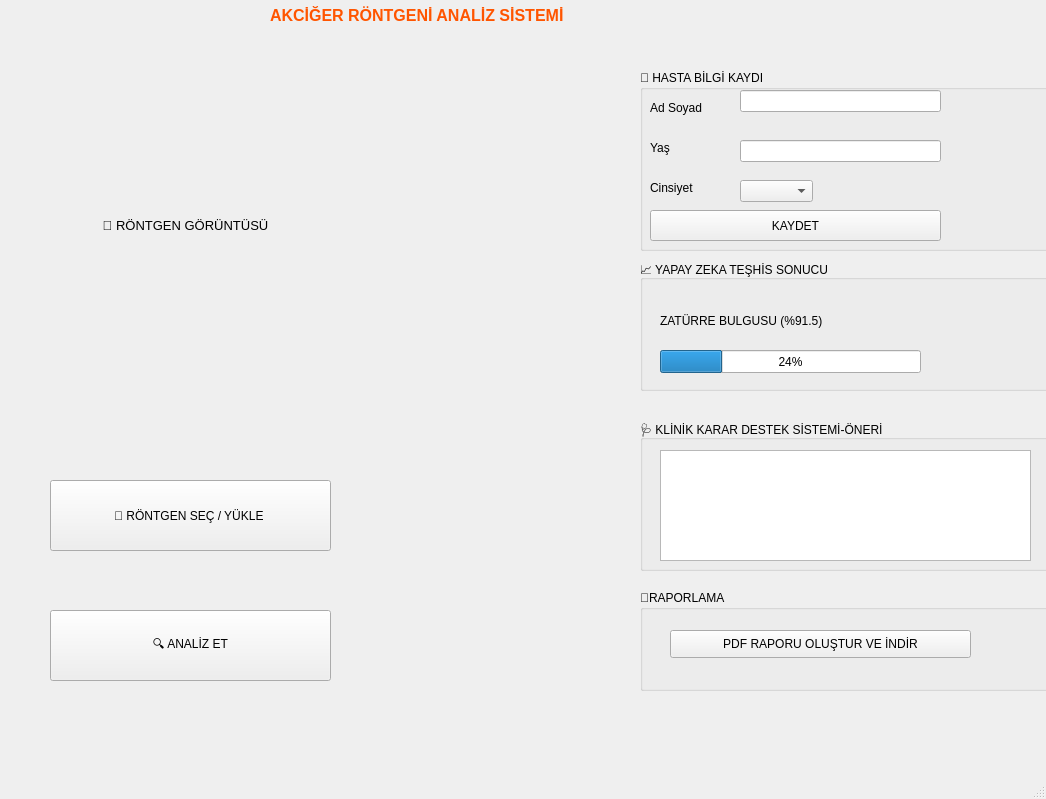
<?xml version="1.0" encoding="UTF-8"?>
<ui version="4.0">
 <class>MainWindow</class>
 <widget class="QMainWindow" name="MainWindow">
  <property name="geometry">
   <rect>
    <x>0</x>
    <y>0</y>
    <width>1046</width>
    <height>799</height>
   </rect>
  </property>
  <property name="windowTitle">
   <string>MainWindow</string>
  </property>
  <widget class="QWidget" name="centralwidget">
   <widget class="QLabel" name="lbl_resim_alani">
    <property name="geometry">
     <rect>
      <x>50</x>
      <y>90</y>
      <width>271</width>
      <height>271</height>
     </rect>
    </property>
    <property name="text">
     <string>&lt;html&gt;&lt;head/&gt;&lt;body&gt;&lt;p align=&quot;center&quot;&gt;&lt;span style=&quot; font-size:10pt;&quot;&gt;📸 RÖNTGEN GÖRÜNTÜSÜ&lt;/span&gt;&lt;/p&gt;&lt;/body&gt;&lt;/html&gt;</string>
    </property>
   </widget>
   <widget class="QPushButton" name="btn_rontgen_sec">
    <property name="geometry">
     <rect>
      <x>50</x>
      <y>480</y>
      <width>281</width>
      <height>71</height>
     </rect>
    </property>
    <property name="text">
     <string>📁 RÖNTGEN SEÇ / YÜKLE </string>
    </property>
    <property name="iconSize">
     <size>
      <width>40</width>
      <height>40</height>
     </size>
    </property>
   </widget>
   <widget class="QPushButton" name="btn_analiz_et">
    <property name="geometry">
     <rect>
      <x>50</x>
      <y>610</y>
      <width>281</width>
      <height>71</height>
     </rect>
    </property>
    <property name="text">
     <string>🔍 ANALİZ ET</string>
    </property>
    <property name="iconSize">
     <size>
      <width>40</width>
      <height>40</height>
     </size>
    </property>
   </widget>
   <widget class="QGroupBox" name="groupBox">
    <property name="geometry">
     <rect>
      <x>640</x>
      <y>70</y>
      <width>411</width>
      <height>181</height>
     </rect>
    </property>
    <property name="title">
     <string>👲 HASTA BİLGİ KAYDI</string>
    </property>
    <widget class="QLineEdit" name="txt_ad_soyad">
     <property name="geometry">
      <rect>
       <x>100</x>
       <y>20</y>
       <width>201</width>
       <height>22</height>
      </rect>
     </property>
    </widget>
    <widget class="QLineEdit" name="txt_yas">
     <property name="geometry">
      <rect>
       <x>100</x>
       <y>70</y>
       <width>201</width>
       <height>22</height>
      </rect>
     </property>
    </widget>
    <widget class="QComboBox" name="cmb_cinsiyet">
     <property name="geometry">
      <rect>
       <x>100</x>
       <y>110</y>
       <width>73</width>
       <height>22</height>
      </rect>
     </property>
    </widget>
    <widget class="QLabel" name="label_2">
     <property name="geometry">
      <rect>
       <x>10</x>
       <y>30</y>
       <width>55</width>
       <height>16</height>
      </rect>
     </property>
     <property name="text">
      <string>Ad Soyad</string>
     </property>
    </widget>
    <widget class="QLabel" name="label_3">
     <property name="geometry">
      <rect>
       <x>10</x>
       <y>70</y>
       <width>55</width>
       <height>16</height>
      </rect>
     </property>
     <property name="text">
      <string>Yaş</string>
     </property>
    </widget>
    <widget class="QLabel" name="label_4">
     <property name="geometry">
      <rect>
       <x>10</x>
       <y>110</y>
       <width>55</width>
       <height>16</height>
      </rect>
     </property>
     <property name="text">
      <string>Cinsiyet</string>
     </property>
    </widget>
    <widget class="QPushButton" name="btn_kaydet">
     <property name="geometry">
      <rect>
       <x>10</x>
       <y>140</y>
       <width>291</width>
       <height>31</height>
      </rect>
     </property>
     <property name="text">
      <string>KAYDET</string>
     </property>
    </widget>
   </widget>
   <widget class="QGroupBox" name="groupBox_2">
    <property name="geometry">
     <rect>
      <x>640</x>
      <y>260</y>
      <width>411</width>
      <height>131</height>
     </rect>
    </property>
    <property name="title">
     <string>📈 YAPAY ZEKA TEŞHİS SONUCU</string>
    </property>
    <widget class="QLabel" name="lbl_teshis_sonucu">
     <property name="geometry">
      <rect>
       <x>20</x>
       <y>40</y>
       <width>261</width>
       <height>41</height>
      </rect>
     </property>
     <property name="text">
      <string>ZATÜRRE BULGUSU (%91.5)</string>
     </property>
    </widget>
    <widget class="QProgressBar" name="prg_yuzde">
     <property name="geometry">
      <rect>
       <x>20</x>
       <y>90</y>
       <width>261</width>
       <height>23</height>
      </rect>
     </property>
     <property name="value">
      <number>24</number>
     </property>
    </widget>
   </widget>
   <widget class="QGroupBox" name="groupBox_3">
    <property name="geometry">
     <rect>
      <x>640</x>
      <y>420</y>
      <width>411</width>
      <height>151</height>
     </rect>
    </property>
    <property name="title">
     <string>🩺 KLİNİK KARAR DESTEK SİSTEMİ-ÖNERİ</string>
    </property>
    <widget class="QTextEdit" name="txt_oneri_kutusu">
     <property name="geometry">
      <rect>
       <x>20</x>
       <y>30</y>
       <width>371</width>
       <height>111</height>
      </rect>
     </property>
    </widget>
   </widget>
   <widget class="QGroupBox" name="groupBox_4">
    <property name="geometry">
     <rect>
      <x>640</x>
      <y>590</y>
      <width>421</width>
      <height>101</height>
     </rect>
    </property>
    <property name="title">
     <string>📄RAPORLAMA</string>
    </property>
    <widget class="QPushButton" name="btn_pdf_indir">
     <property name="geometry">
      <rect>
       <x>30</x>
       <y>40</y>
       <width>301</width>
       <height>28</height>
      </rect>
     </property>
     <property name="text">
      <string>PDF RAPORU OLUŞTUR VE İNDİR</string>
     </property>
    </widget>
   </widget>
   <widget class="QLabel" name="label_6">
    <property name="geometry">
     <rect>
      <x>270</x>
      <y>0</y>
      <width>531</width>
      <height>31</height>
     </rect>
    </property>
    <property name="text">
     <string>&lt;html&gt;&lt;head/&gt;&lt;body&gt;&lt;p&gt;&lt;span style=&quot; font-size:12pt; font-weight:600; color:#ff5500;&quot;&gt;AKCİĞER RÖNTGENİ ANALİZ SİSTEMİ&lt;/span&gt;&lt;/p&gt;&lt;/body&gt;&lt;/html&gt;</string>
    </property>
   </widget>
  </widget>
  <widget class="QMenuBar" name="menubar">
   <property name="geometry">
    <rect>
     <x>0</x>
     <y>0</y>
     <width>1046</width>
     <height>26</height>
    </rect>
   </property>
  </widget>
  <widget class="QStatusBar" name="statusbar"/>
 </widget>
 <resources/>
 <connections/>
</ui>
